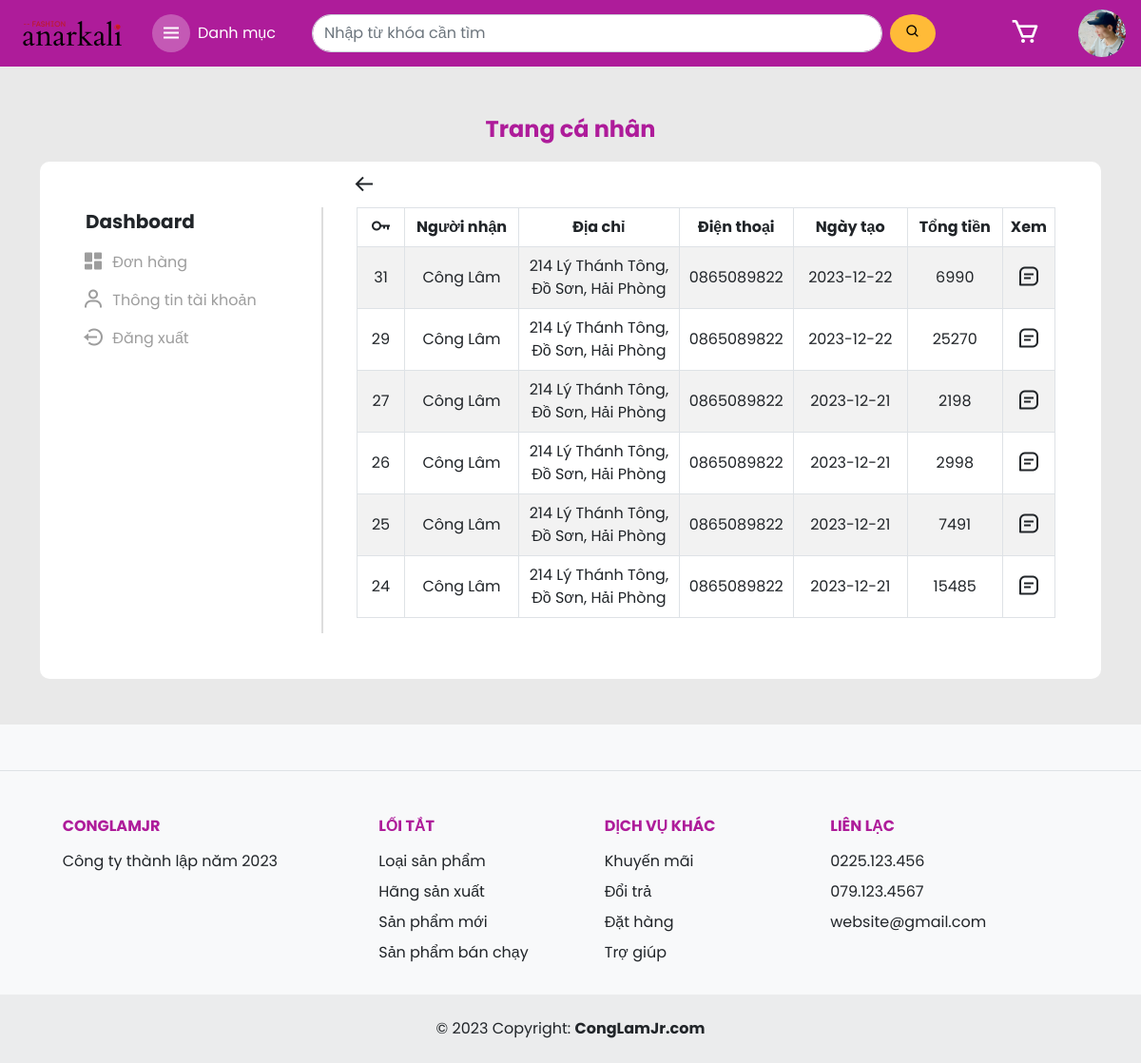
The page /trang_chu/don_da_duyet.php (signed in) on the database its author committed.
### tables this page shows
CREATE TABLE `nguoidung` (
  `TaiKhoan` varchar(64) NOT NULL,
  `MatKhau` varchar(64) NOT NULL,
  `Email` varchar(64) NOT NULL,
  `HinhAnh` varchar(68) NOT NULL,
  `Quyen` int(1) NOT NULL,
  `TrangThai` int(1) NOT NULL
);

CREATE TABLE `giohang` (
  `MaGioHang` int(64) NOT NULL,
  `TaiKhoan` varchar(64) NOT NULL,
  `NguoiTao` varchar(1000) NOT NULL,
  `DiaChi` varchar(10000) NOT NULL,
  `SoDienThoai` varchar(10) NOT NULL,
  `NgayTao` date NOT NULL,
  `TongTien` int(64) NOT NULL,
  `TrangThai` int(1) NOT NULL
);

### quan_tri/module/database.php (called while the page is built, shortened)
<?php
  function execute_query($sql, $params=NULL) {
    $server = 'localhost';
    $username = 'root';
    $password = '';
    $dbname = 'shopthoitrang';
    $conn = new PDO("mysql:host={$server};dbname={$dbname}", $username, $password);
    $stmt = $conn->prepare($sql);
    if (isset($params))
      foreach ($params as $key => $value)
        $stmt->bindValue($key,$value,PDO::PARAM_STR);
    $stmt->execute();
    return $stmt->fetchAll();
  }
?>

### trang_chu/don_da_duyet.php (the view, shortened to what this page needs)
<!DOCTYPE html>
<html lang="en">
<head>
  <?php
    include 'module/head.php';
  ?>
  <link rel='stylesheet' href='style/profile.css'>
</head>
<body>
  <form action='xu_ly_tim_kiem.php' method='post' class='d-flex align-items-center justify-content-between header px-3'>
    <?php
      include 'module/header.php';
    ?>
  </form>
  <div class='body container-fluid'>
    <div class='container-md py-5'>
      <div class='title text-center fw-bold fs-4 mb-3' style='color: #ae1c9a;'>Trang cá nhân</div>
      <div class='content_container p-5 bg-white'>
        <div class='dashboard d-flex flex-column'>
          <div class='fw-bold fs-5 mb-2'>Dashboard</div>
          <a href='trang_ca_nhan.php' class='my-2 text-decoration-none'><i class='bx bxs-dashboard me-2'></i> Đơn hàng</a>
          <a href='thong_tin_tai_khoan.php' class='my-2 text-decoration-none'><i class='bx bx-user me-2'></i> Thông tin tài khoản</a>
          <a href='dang_nhap/xu_ly_dang_xuat.php' class='my-2 text-decoration-none'><i class='bx bx-log-out-circle me-2' ></i> Đăng xuất</a>
        </div>
        <div class='position-relative'>
          <a style='top: -35px;' href='trang_ca_nhan.php' class='position-absolute text-dark'><i class='bx bx-arrow-back' style='transform: scale(1.5);'></i></a>
          <table class='table table-striped align-middle table-bordered'>
            <thead>
              <tr>
                <th class='text-center' style='width: 50px; min-width: 50px; transform: scale(1.5);'><i class='bx bx-key'></i></th>
                <th class='text-center' style='width: 120px; min-width: 120px;'>Người nhận</th>
                <th class='text-center' style='min-width: 150px;'>Địa chỉ</th>
                <th class='text-center' style='width: 120px; min-width: 120px;'>Điện thoại</th>
                <th class='text-center' style='width: 120px; min-width: 120px;'>Ngày tạo</th>
                <th class='text-center' style='width: 100px; min-width: 100px;'>Tổng tiền</th>
                <th class='text-center' style='width: 50px; min-width: 50px;'>Xem</th>
              </tr>
            </thead>
            <tbody>
              <?php
                $sql = "SELECT * FROM giohang WHERE NguoiTao=:nguoi_tao AND TrangThai=1 ORDER BY MaGioHang DESC";
                $tai_khoan = $_SESSION['TenTaiKhoan'];
                $gio_hangs = execute_query($sql, array('nguoi_tao' => $tai_khoan));
                foreach($gio_hangs as $gio_hang){
                  echo "<tr>
                    <td class='text-center'>{$gio_hang['MaGioHang']}</td>
                    <td class='text-center'>{$gio_hang['TaiKhoan']}</td>
                    <td class='text-center'>{$gio_hang['DiaChi']}</td>
                    <td class='text-center'>{$gio_hang['SoDienThoai']}</td>
                    <td class='text-center'>{$gio_hang['NgayTao']}</td>
                    <td class='text-center'>{$gio_hang['TongTien']}</td>
                    <td class='text-center'><a href='xem_chi_tiet_don_hang.php?id={$gio_hang['MaGioHang']}' class='text-dark'><i style='transform: scale(1.5);' class='bx bx-message-square-detail'></i></a></td>
                  </tr>";
                }
              ?>
            </tbody>
          </table>
        </div>
      </div>
    </div>
  </div>
  <div class='footer'>
    <?php
      include 'module/footer.php';
    ?>
  </div>
</body>
</html>

### trang_chu/module/header.php (shortened to what this page needs)
<div class='d-flex'>
  <img class='logo' src="../img/logo2.avif">
  <button type='button' class='d-flex align-items-center ms-4 category_button'>
    <div class='d-flex align-items-center category_icon_container p-2'><i class='bx bx-menu text-white fs-4 category_icon'></i></div>
    <div class='fs-6 text-white ps-2'>Danh mục
    </div>
  </button>
</div>
<div class='search_container d-flex'>
  <input required='true' type="text" name='tu_khoa' class='form-control input_search' placeholder='Nhập từ khóa cần tìm'>
  <button type='submit' class='px-3 py-2 button_search ms-2'><i class='bx bx-search' ></i></button>
</div>
<?php
  $hinh_anh = execute_query('SELECT HinhAnh FROM nguoidung WHERE TaiKhoan=:tai_khoan', array('tai_khoan' => $_SESSION['TenTaiKhoan']))[0][0];
?>
<div class='d-flex justify-content-center align-items-center'>
  <a href='gio_hang.php' class='text-decoration-none cart_container position-relative'>
    <i style='transform: scale(2.0);' class='bx bx-cart text-white mx-5'></i>
  </a>
  <a href="trang_ca_nhan.php"><button type='button' class='button_user'><img class='user_img' src='../data/nguoi_dung/<?php echo $hinh_anh; ?>'></button></a>
</div>

### trang_chu/style/header.css (style rules this page uses)
* { padding: 0; margin: 0; box-sizing: border-box; font-family: 'Poppins', sans-serif; }
.header { height: 70px; background-color: #ae1c9a; left: 0; right: 0; }
.header .logo { width: 120px; }
.header .category_button { background-color: unset; border: none; position: relative; }
.header .category_icon_container { background-color: rgba(255, 255, 255, 0.27); border-radius: 50%; }
.header .search_container .input_search { width: 600px; border-radius: 20px; }
.header .search_container .button_search { border: none; border-radius: 50%; background-color: #ffbb38; }
.header .user_img { object-fit: cover; width: 50px; border-radius: 50%; height: 50px; }
.button_cart, .button_user { border: none; background-color: unset; }

### trang_chu/style/body.css (style rules this page uses)
* { padding: 0; margin: 0; box-sizing: border-box; font-family: 'Poppins', sans-serif; }

### trang_chu/style/profile.css (style rules this page uses)
.body { background-color: #e9e9e9; }
.content_container { border-radius: 10px; display: grid; grid-template-columns: 250px 1fr; column-gap: 35px; }
.dashboard { border-right: 2px solid rgb(221, 221, 221); }
.dashboard i { transform: scale(1.5); }
.dashboard a { color: rgb(157, 157, 157); }

### rows shown on the page
nguoidung: HinhAnh (picture)
giohang: MaGioHang "31", TaiKhoan "Công Lâm", DiaChi "214 Lý Thánh Tông, Đồ Sơn, Hải Phòng", SoDienThoai "0865089822", NgayTao "2023-12-22", TongTien "6990"
giohang: MaGioHang "29", TaiKhoan "Công Lâm", DiaChi "214 Lý Thánh Tông, Đồ Sơn, Hải Phòng", SoDienThoai "0865089822", NgayTao "2023-12-22", TongTien "25270"
giohang: MaGioHang "27", TaiKhoan "Công Lâm", DiaChi "214 Lý Thánh Tông, Đồ Sơn, Hải Phòng", SoDienThoai "0865089822", NgayTao "2023-12-21", TongTien "2198"
giohang: MaGioHang "26", TaiKhoan "Công Lâm", DiaChi "214 Lý Thánh Tông, Đồ Sơn, Hải Phòng", SoDienThoai "0865089822", NgayTao "2023-12-21", TongTien "2998"
giohang: MaGioHang "25", TaiKhoan "Công Lâm", DiaChi "214 Lý Thánh Tông, Đồ Sơn, Hải Phòng", SoDienThoai "0865089822", NgayTao "2023-12-21", TongTien "7491"
giohang: MaGioHang "24", TaiKhoan "Công Lâm", DiaChi "214 Lý Thánh Tông, Đồ Sơn, Hải Phòng", SoDienThoai "0865089822", NgayTao "2023-12-21", TongTien "15485"
